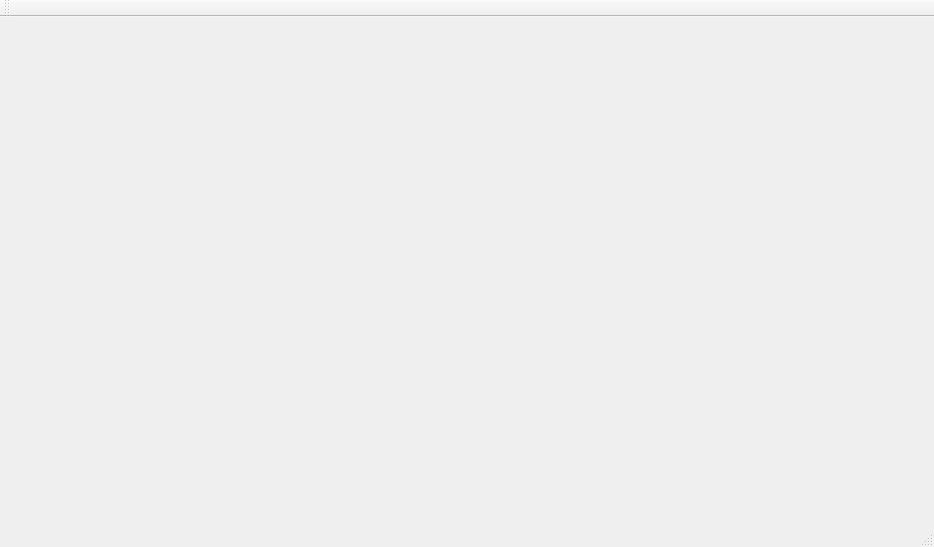
<?xml version="1.0" encoding="UTF-8"?>
<ui version="4.0">
 <class>example</class>
 <widget class="QMainWindow" name="example">
  <property name="geometry">
   <rect>
    <x>0</x>
    <y>0</y>
    <width>934</width>
    <height>547</height>
   </rect>
  </property>
  <property name="windowTitle">
   <string>example</string>
  </property>
  <widget class="QWidget" name="centralWidget"/>
  <widget class="QMenuBar" name="menuBar">
   <property name="geometry">
    <rect>
     <x>0</x>
     <y>0</y>
     <width>934</width>
     <height>23</height>
    </rect>
   </property>
  </widget>
  <widget class="QToolBar" name="mainToolBar">
   <attribute name="toolBarArea">
    <enum>TopToolBarArea</enum>
   </attribute>
   <attribute name="toolBarBreak">
    <bool>false</bool>
   </attribute>
  </widget>
  <widget class="QStatusBar" name="statusBar"/>
 </widget>
 <layoutdefault spacing="6" margin="11"/>
 <resources>
  <include location="example.qrc"/>
 </resources>
 <connections/>
</ui>
